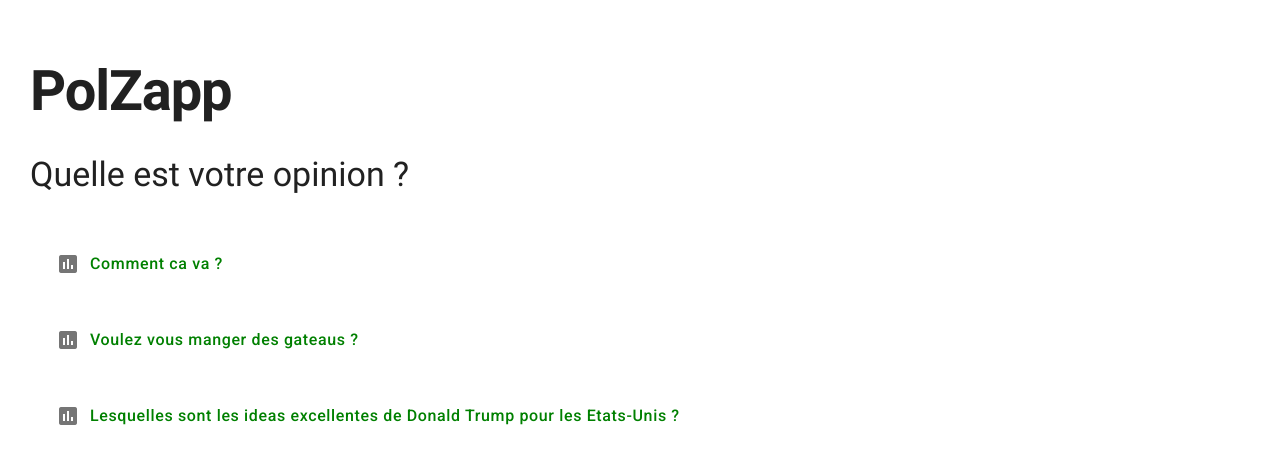
Screenshot of /polls/ with the database file from the repository.
### polls/models.py (models this page shows, shortened)
class Question(models.Model):
    question_text = models.CharField(max_length=200)
    pub_date = models.DateTimeField('date published')

### polls/views.py (the view)
# urls.py: path('', views.IndexView.as_view(), name='index'),
class IndexView(generic.ListView):
    template_name = 'polls/index.html'
    context_object_name = 'latest_question_list'
    def get_queryset(self):
        return Question.objects.filter(pub_date__lte=timezone.now())

### polls/templates/polls/index.html (shortened to what this page needs)
<head>
  {% load static %}
  <link rel="stylesheet" type="text/css" href="{% static 'polls/mdl1.3.0/material.min.css' %}" />
  <link rel="stylesheet" type="text/css" href="{% static 'polls/style.css' %}"
</head>
<html>
  <h1 class='logo'> PolZapp </h1>
  <h3> Quelle est votre opinion ? </h3>
  {% if latest_question_list %}
      <ul class='mdl-list'>
          {% for question in latest_question_list %}
              <li class='mdl-list__item'>
                  <i class="material-icons mdl-list__item-icon listicon">poll</i>
                  <a href="{% url 'polls:detail' question.id %}">{{ question.question_text }}</a>
              </li>
          {% endfor %}
      </ul>
  {% else %}
      <p>No polls available.</p>
  {% endif %}
</html>

### polls/static/polls/style.css (style rules this page uses)
html { width: 100%; padding: 30px; }
li a { color: green; text-decoration: none; }
h1, h2, h3 { color: navyblue; font-family: 'Roboto Condensed', 'Helvetica', 'Arial', sans-serif; }
p, a, h4, h5, h6 { font-family: 'Roboto', 'Helvetica', 'Arial', sans-serif; }
.logo { font-weight: 700; font-family: 'Krona One', 'Roboto Condensed', 'Helvetica', 'Arial', sans-serif; }
.listicon { margin: 10px; }

### rows the page displays
Question: question_text "Comment ca va ?"
Question: question_text "Voulez vous manger des gateaus ?"
Question: question_text "Lesquelles sont les ideas excellentes de Donald Trump pour les Etats-Unis ?"
